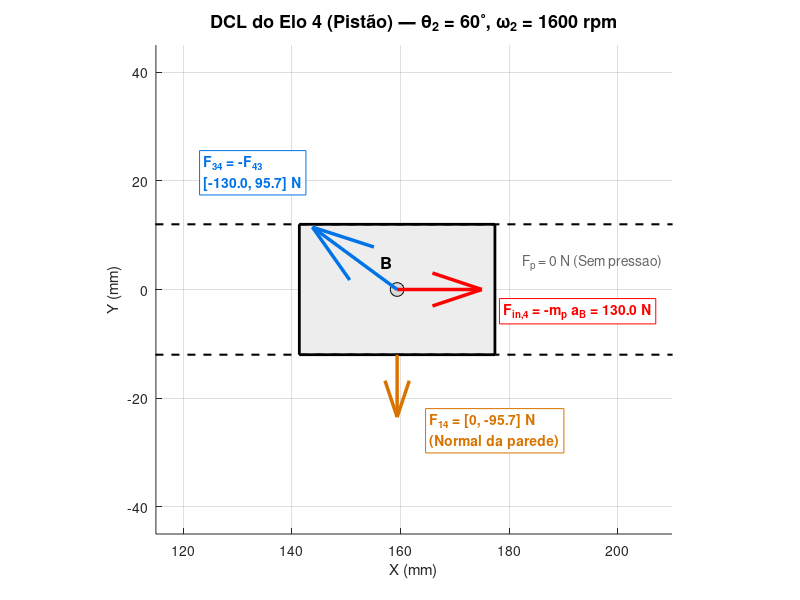
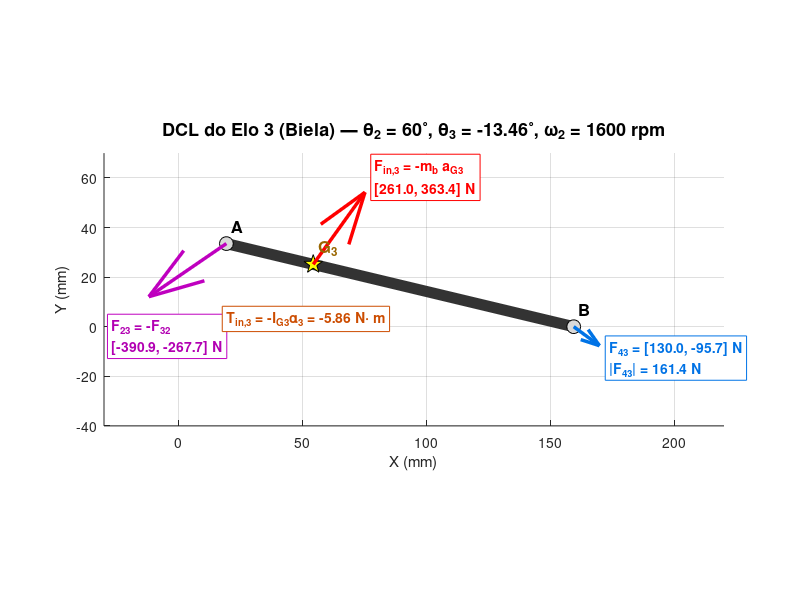
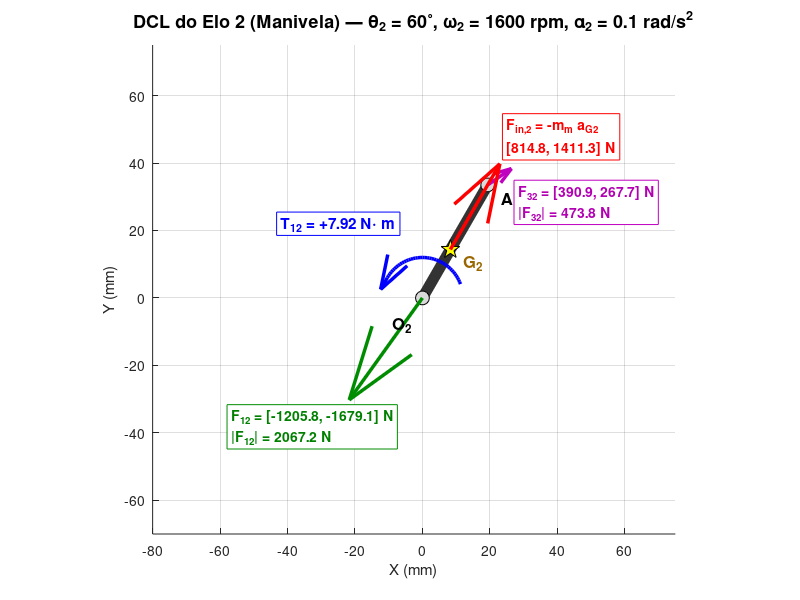
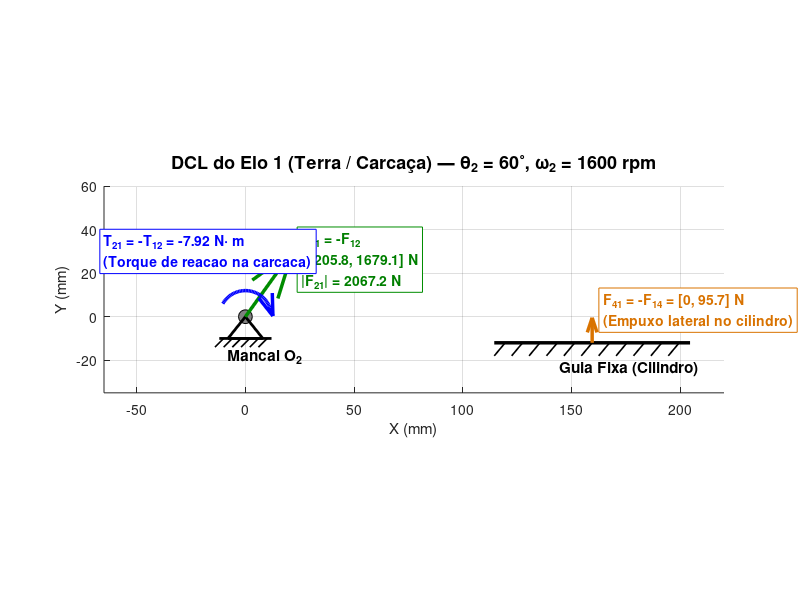

Recreate these plots in MATLAB, in order.
% =========================================================================
% Atividade Extraclasse nº 6 - Diagramas de Corpo Livre (DCL) dos Elos
% Dinâmica de Mecanismos - Norton (2010)
% Aluno: Guilherme Paiva Crispim Abalém | Prof. Sigeo Kitatani Jr.
% =========================================================================
clear; close all; clc;

% Diretório para salvar imagens
[script_dir, ~, ~] = fileparts(mfilename('fullpath'));
assets_dir = fullfile(script_dir, 'assets');
if ~exist(assets_dir, 'dir')
    mkdir(assets_dir);
end

% -------------------------------------------------------------------------
% 1. Parâmetros do Mecanismo
% -------------------------------------------------------------------------
C = 77.4e-3;            % Curso total [m]
a = C / 2;              % Raio da manivela [m] (38.7 mm)
b = 144e-3;             % Comprimento da biela [m] (144.0 mm)
lambda = a / b;

mm = 3.5;               % Massa da manivela [kg]
mb = 0.515;             % Massa da biela [kg]
mp = 0.327;             % Massa do pistão [kg]

IG2 = (1/12) * mm * a^2;
IG3 = (1/12) * mb * b^2;

% Condição (a): w = 1600 rpm, alpha = 0.1 rad/s^2, theta2 = 60°
theta2_deg = 60;
theta2 = deg2rad(theta2_deg);
w2 = 1600 * (2*pi/60);
alpha2 = 0.1;

% -------------------------------------------------------------------------
% 2. Cinemática em theta2 = 60°
% -------------------------------------------------------------------------
sin_t3 = -lambda * sin(theta2);
theta3 = asin(sin_t3);
cos_t3 = cos(theta3);
theta3_deg = rad2deg(theta3);

w3 = -(a * cos(theta2) / (b * cos_t3)) * w2;
vB = -a * w2 * sin(theta2) - b * w3 * sin_t3;

b_acc_y = -a * alpha2 * cos(theta2) + a * (w2^2) * sin(theta2) + b * (w3^2) * sin_t3;
alpha3 = b_acc_y / (b * cos_t3);
aB = -a * alpha2 * sin(theta2) - a * (w2^2) * cos(theta2) - b * alpha3 * sin_t3 - b * (w3^2) * cos_t3;

% Posições físicas [m]
O2 = [0, 0];
A  = [a * cos(theta2), a * sin(theta2)];
G2 = (3/7) * A;
B  = [A(1) + b * cos(theta3), 0];
G3 = A + (1/4) * (B - A);

% Acelerações lineares dos centros de massa [m/s^2]
aAx = -a * (alpha2 * sin(theta2) + (w2^2) * cos(theta2));
aAy =  a * (alpha2 * cos(theta2) - (w2^2) * sin(theta2));

aG2x = (3/7) * aAx;
aG2y = (3/7) * aAy;

aG3x = aAx - (1/4) * b * (alpha3 * sin_t3 + (w3^2) * cos_t3);
aG3y = aAy + (1/4) * b * (alpha3 * cos_t3 - (w3^2) * sin_t3);

% -------------------------------------------------------------------------
% 3. Matriz Dinâmica de Norton 8x8 (Condição a)
% -------------------------------------------------------------------------
A_mat = zeros(8, 8);
B_vec = zeros(8, 1);

% Elo 2:
A_mat(1, 1) = 1; A_mat(1, 3) = 1; B_vec(1) = mm * aG2x;
A_mat(2, 2) = 1; A_mat(2, 4) = 1; B_vec(2) = mm * aG2y;

R12x = -(3/7) * a * cos(theta2); R12y = -(3/7) * a * sin(theta2);
R32x =  (4/7) * a * cos(theta2); R32y =  (4/7) * a * sin(theta2);

A_mat(3, 1) = -R12y; A_mat(3, 2) = R12x;
A_mat(3, 3) = -R32y; A_mat(3, 4) = R32x;
A_mat(3, 8) = 1;
B_vec(3) = IG2 * alpha2;

% Elo 3:
A_mat(4, 3) = -1; A_mat(4, 5) = 1; B_vec(4) = mb * aG3x;
A_mat(5, 4) = -1; A_mat(5, 6) = 1; B_vec(5) = mb * aG3y;

R23x = -(1/4) * b * cos_t3; R23y = -(1/4) * b * sin_t3;
R43x =  (3/4) * b * cos_t3; R43y =  (3/4) * b * sin_t3;

A_mat(6, 3) = R23y;  A_mat(6, 4) = -R23x;
A_mat(6, 5) = -R43y; A_mat(6, 6) = R43x;
B_vec(6) = IG3 * alpha3;

% Elo 4:
A_mat(7, 5) = -1; B_vec(7) = mp * aB;
A_mat(8, 6) = -1; A_mat(8, 7) = 1; B_vec(8) = 0;

sol = A_mat \ B_vec;

F12 = [sol(1), sol(2)];
F32 = [sol(3), sol(4)];
F23 = -F32;
F43 = [sol(5), sol(6)];
F34 = -F43;
F14 = [0, sol(7)];
T12 = sol(8);

Fin2 = -mm * [aG2x, aG2y];
Fin3 = -mb * [aG3x, aG3y];
Fin4 = -mp * [aB, 0];
Tin3 = -IG3 * alpha3;

% -------------------------------------------------------------------------
% 4. DCL ELO 4 (Pistão - Subseção 4.1)
% -------------------------------------------------------------------------
fig_dcl4 = figure('Visible', 'off', 'Position', [100, 100, 950, 750]);
hold on; grid on; axis equal;

s4 = 0.12; % mm/N

% Bloco do Pistão
w_p = 36; h_p = 24; % [mm]
rectangle('Position', [B(1)*1e3 - w_p/2, -h_p/2, w_p, h_p], 'FaceColor', [0.93 0.93 0.93], 'EdgeColor', 'k', 'LineWidth', 2);
plot(B(1)*1e3, B(2)*1e3, 'ko', 'MarkerSize', 10, 'MarkerFaceColor', [0.85, 0.85, 0.85]);

% Linhas da Guia do Cilindro (Parede)
plot([B(1)*1e3 - 55, B(1)*1e3 + 55], [ h_p/2,  h_p/2], 'k--', 'LineWidth', 1.5);
plot([B(1)*1e3 - 55, B(1)*1e3 + 55], [-h_p/2, -h_p/2], 'k--', 'LineWidth', 1.5);

% Vetores de Força
quiver(B(1)*1e3, B(2)*1e3, F34(1)*s4, F34(2)*s4, 0, 'Color', [0, 0.45, 0.9], 'LineWidth', 2.5, 'MaxHeadSize', 0.35);
quiver(B(1)*1e3, -h_p/2,    F14(1)*s4, F14(2)*s4, 0, 'Color', [0.85, 0.45, 0], 'LineWidth', 2.5, 'MaxHeadSize', 0.35);
quiver(B(1)*1e3, B(2)*1e3, Fin4(1)*s4, Fin4(2)*s4, 0, 'Color', 'r', 'LineWidth', 2.5, 'MaxHeadSize', 0.35);

% Textos explicativos
text(B(1)*1e3 - 3, B(2)*1e3 + 5, 'B', 'FontWeight', 'bold', 'FontSize', 12);

text((B(1)*1e3 + F34(1)*s4) - 20, (B(2)*1e3 + F34(2)*s4) + 10, ...
    sprintf('F_{34} = -F_{43}\n[%.1f, %.1f] N', F34(1), F34(2)), ...
    'Color', [0, 0.45, 0.9], 'FontWeight', 'bold', 'FontSize', 10, 'BackgroundColor', 'w', 'EdgeColor', [0, 0.45, 0.9]);

text(B(1)*1e3 + 6, -h_p/2 - 14, ...
    sprintf('F_{14} = [0, %.1f] N\n(Normal da parede)', F14(2)), ...
    'Color', [0.85, 0.45, 0], 'FontWeight', 'bold', 'FontSize', 10, 'BackgroundColor', 'w', 'EdgeColor', [0.85, 0.45, 0]);

text((B(1)*1e3 + Fin4(1)*s4) + 4, B(2)*1e3 - 4, ...
    sprintf('F_{in,4} = -m_p a_B = %.1f N', Fin4(1)), ...
    'Color', 'r', 'FontWeight', 'bold', 'FontSize', 10, 'BackgroundColor', 'w', 'EdgeColor', 'r');

text(B(1)*1e3 + w_p/2 + 5, 5, 'F_p = 0 N (Sem pressao)', 'Color', [0.4 0.4 0.4], 'FontSize', 10);

title(sprintf('DCL do Elo 4 (Pistão) — \\theta_2 = %d^\\circ, \\omega_2 = 1600 rpm', theta2_deg), 'FontSize', 13, 'FontWeight', 'bold');
xlabel('X (mm)'); ylabel('Y (mm)');
xlim([115, 210]); ylim([-45, 45]);
print(fig_dcl4, fullfile(assets_dir, 'dcl_elo4_pistao.png'), '-dpng', '-r300');

% -------------------------------------------------------------------------
% 5. DCL ELO 3 (Biela - Subseção 4.2)
% -------------------------------------------------------------------------
fig_dcl3 = figure('Visible', 'off', 'Position', [100, 100, 950, 750]);
hold on; grid on; axis equal;

s3 = 0.08; % mm/N

% Barra física
plot([A(1), B(1)]*1e3, [A(2), B(2)]*1e3, 'Color', [0.2 0.2 0.2], 'LineWidth', 8);
plot(A(1)*1e3,  A(2)*1e3,  'ko', 'MarkerSize', 10, 'MarkerFaceColor', [0.85, 0.85, 0.85]);
plot(B(1)*1e3,  B(2)*1e3,  'ko', 'MarkerSize', 10, 'MarkerFaceColor', [0.85, 0.85, 0.85]);
plot(G3(1)*1e3, G3(2)*1e3, 'kp', 'MarkerSize', 14, 'MarkerFaceColor', 'y');

% Vetores de Força
quiver(A(1)*1e3,  A(2)*1e3,  F23(1)*s3, F23(2)*s3, 0, 'Color', [0.75, 0, 0.75], 'LineWidth', 2.5, 'MaxHeadSize', 0.35);
quiver(B(1)*1e3,  B(2)*1e3,  F43(1)*s3, F43(2)*s3, 0, 'Color', [0, 0.45, 0.9], 'LineWidth', 2.5, 'MaxHeadSize', 0.35);
quiver(G3(1)*1e3, G3(2)*1e3, Fin3(1)*s3, Fin3(2)*s3, 0, 'Color', 'r', 'LineWidth', 2.5, 'MaxHeadSize', 0.35);

% Textos explicativos
text(A(1)*1e3 + 2,  A(2)*1e3 + 7,  'A',   'FontWeight', 'bold', 'FontSize', 12);
text(B(1)*1e3 + 2,  B(2)*1e3 + 7,  'B',   'FontWeight', 'bold', 'FontSize', 12);
text(G3(1)*1e3 + 2, G3(2)*1e3 + 7, 'G_3', 'FontWeight', 'bold', 'FontSize', 12, 'Color', [0.6 0.4 0]);

text((A(1)*1e3 + F23(1)*s3) - 15, (A(2)*1e3 + F23(2)*s3) - 16, ...
    sprintf('F_{23} = -F_{32}\n[%.1f, %.1f] N', F23(1), F23(2)), ...
    'Color', [0.7, 0, 0.7], 'FontWeight', 'bold', 'FontSize', 10, 'BackgroundColor', 'w', 'EdgeColor', [0.75, 0, 0.75]);

text((B(1)*1e3 + F43(1)*s3) + 4, (B(2)*1e3 + F43(2)*s3) - 5, ...
    sprintf('F_{43} = [%.1f, %.1f] N\n|F_{43}| = %.1f N', F43(1), F43(2), norm(F43)), ...
    'Color', [0, 0.45, 0.9], 'FontWeight', 'bold', 'FontSize', 10, 'BackgroundColor', 'w', 'EdgeColor', [0, 0.45, 0.9]);

text((G3(1)*1e3 + Fin3(1)*s3) + 4, (G3(2)*1e3 + Fin3(2)*s3) + 6, ...
    sprintf('F_{in,3} = -m_b a_{G3}\n[%.1f, %.1f] N', Fin3(1), Fin3(2)), ...
    'Color', 'r', 'FontWeight', 'bold', 'FontSize', 10, 'BackgroundColor', 'w', 'EdgeColor', 'r');

text(G3(1)*1e3 - 35, G3(2)*1e3 - 22, ...
    sprintf('T_{in,3} = -I_{G3}\\alpha_3 = %.2f N\\cdot m', Tin3), ...
    'Color', [0.8, 0.3, 0], 'FontWeight', 'bold', 'FontSize', 10, 'BackgroundColor', 'w', 'EdgeColor', [0.8, 0.3, 0]);

title(sprintf('DCL do Elo 3 (Biela) — \\theta_2 = %d^\\circ, \\theta_3 = %.2f^\\circ, \\omega_2 = 1600 rpm', theta2_deg, theta3_deg), 'FontSize', 13, 'FontWeight', 'bold');
xlabel('X (mm)'); ylabel('Y (mm)');
xlim([-30, 220]); ylim([-40, 70]);
print(fig_dcl3, fullfile(assets_dir, 'dcl_elo3_biela.png'), '-dpng', '-r300');

% -------------------------------------------------------------------------
% 6. DCL ELO 2 (Manivela - Subseção 4.3)
% -------------------------------------------------------------------------
fig_dcl2 = figure('Visible', 'off', 'Position', [100, 100, 950, 750]);
hold on; grid on; axis equal;

s2 = 0.018; % mm/N

% Barra física
plot([O2(1), A(1)]*1e3, [O2(2), A(2)]*1e3, 'Color', [0.2 0.2 0.2], 'LineWidth', 8);
plot(O2(1)*1e3, O2(2)*1e3, 'ko', 'MarkerSize', 10, 'MarkerFaceColor', [0.85, 0.85, 0.85]);
plot(A(1)*1e3,  A(2)*1e3,  'ko', 'MarkerSize', 10, 'MarkerFaceColor', [0.85, 0.85, 0.85]);
plot(G2(1)*1e3, G2(2)*1e3, 'kp', 'MarkerSize', 14, 'MarkerFaceColor', 'y');

% Vetores de Força
quiver(O2(1)*1e3, O2(2)*1e3, F12(1)*s2, F12(2)*s2, 0, 'Color', [0, 0.55, 0], 'LineWidth', 2.5, 'MaxHeadSize', 0.35);
quiver(A(1)*1e3,  A(2)*1e3,  F32(1)*s2, F32(2)*s2, 0, 'Color', [0.75, 0, 0.75], 'LineWidth', 2.5, 'MaxHeadSize', 0.35);
quiver(G2(1)*1e3, G2(2)*1e3, Fin2(1)*s2, Fin2(2)*s2, 0, 'Color', 'r', 'LineWidth', 2.5, 'MaxHeadSize', 0.35);

% Seta de Torque T12 em O2 (arco anti-horário)
th_arc = linspace(deg2rad(20), deg2rad(150), 40);
r_arc = 12;
x_arc = r_arc * cos(th_arc);
y_arc = r_arc * sin(th_arc);
plot(x_arc, y_arc, 'b-', 'LineWidth', 2.5);
quiver(x_arc(end), y_arc(end), -sin(th_arc(end))*4, cos(th_arc(end))*4, 0, 'Color', 'b', 'LineWidth', 2.5, 'MaxHeadSize', 1.5);

% Textos explicativos com fundo branco
text(O2(1)*1e3 - 9, O2(2)*1e3 - 8, 'O_2', 'FontWeight', 'bold', 'FontSize', 12);
text(A(1)*1e3 + 4,  A(2)*1e3 - 4,  'A',   'FontWeight', 'bold', 'FontSize', 12);
text(G2(1)*1e3 + 4, G2(2)*1e3 - 4, 'G_2', 'FontWeight', 'bold', 'FontSize', 12, 'Color', [0.6 0.4 0]);

text((O2(1)*1e3 + F12(1)*s2) - 35, (O2(2)*1e3 + F12(2)*s2) - 8, ...
    sprintf('F_{12} = [%.1f, %.1f] N\n|F_{12}| = %.1f N', F12(1), F12(2), norm(F12)), ...
    'Color', [0, 0.5, 0], 'FontWeight', 'bold', 'FontSize', 10, 'BackgroundColor', 'w', 'EdgeColor', [0, 0.55, 0]);

text((A(1)*1e3 + F32(1)*s2) + 2, (A(2)*1e3 + F32(2)*s2) - 10, ...
    sprintf('F_{32} = [%.1f, %.1f] N\n|F_{32}| = %.1f N', F32(1), F32(2), norm(F32)), ...
    'Color', [0.7, 0, 0.7], 'FontWeight', 'bold', 'FontSize', 10, 'BackgroundColor', 'w', 'EdgeColor', [0.75, 0, 0.75]);

text((G2(1)*1e3 + Fin2(1)*s2) + 2, (G2(2)*1e3 + Fin2(2)*s2) + 8, ...
    sprintf('F_{in,2} = -m_m a_{G2}\n[%.1f, %.1f] N', Fin2(1), Fin2(2)), ...
    'Color', 'r', 'FontWeight', 'bold', 'FontSize', 10, 'BackgroundColor', 'w', 'EdgeColor', 'r');

text(-42, 22, sprintf('T_{12} = +%.2f N\\cdot m', T12), 'FontSize', 11, 'FontWeight', 'bold', ...
    'Color', 'b', 'BackgroundColor', 'w', 'EdgeColor', 'b');

title(sprintf('DCL do Elo 2 (Manivela) — \\theta_2 = %d^\\circ, \\omega_2 = 1600 rpm, \\alpha_2 = 0.1 rad/s^2', theta2_deg), 'FontSize', 13, 'FontWeight', 'bold');
xlabel('X (mm)'); ylabel('Y (mm)');
xlim([-80, 75]); ylim([-70, 75]);
print(fig_dcl2, fullfile(assets_dir, 'dcl_elo2_manivela.png'), '-dpng', '-r300');

% -------------------------------------------------------------------------
% 7. DCL ELO 1 (Terra / Carcaça - Subseção 4.4)
% -------------------------------------------------------------------------
fig_dcl1 = figure('Visible', 'off', 'Position', [100, 100, 950, 650]);
hold on; grid on; axis equal;

s1 = 0.018; % mm/N

% Reações na Terra (Ação e Reação)
F21 = -F12; % Reação no mancal O2
F41 = -F14; % Reação na parede da guia
T21 = -T12; % Torque de rolagem (shaking torque) na carcaça

% Mancal O2 (Suporte Fixo)
plot(O2(1)*1e3, O2(2)*1e3, 'ko', 'MarkerSize', 10, 'MarkerFaceColor', [0.5 0.5 0.5]);
% Desenhar triângulo de apoio fixo e hachuras
plot([-8, 0, 8, -8], [-10, 0, -10, -10], 'k-', 'LineWidth', 2);
line([-12, 12], [-10, -10], 'Color', 'k', 'LineWidth', 2);
for xh = -10:4:10
    line([xh, xh-4], [-10, -14], 'Color', 'k', 'LineWidth', 1.2);
end

% Guia do Cilindro
plot([B(1)*1e3 - 45, B(1)*1e3 + 45], [-h_p/2, -h_p/2], 'k-', 'LineWidth', 2.5);
for xh = (B(1)*1e3 - 40):8:(B(1)*1e3 + 40)
    line([xh, xh-5], [-h_p/2, -h_p/2 - 6], 'Color', 'k', 'LineWidth', 1.2);
end

% Vetores de Força aplicados na carcaça
quiver(O2(1)*1e3, O2(2)*1e3, F21(1)*s1, F21(2)*s1, 0, 'Color', [0, 0.55, 0], 'LineWidth', 2.5, 'MaxHeadSize', 0.35);
quiver(B(1)*1e3, -h_p/2,     F41(1)*0.12, F41(2)*0.12, 0, 'Color', [0.85, 0.45, 0], 'LineWidth', 2.5, 'MaxHeadSize', 0.35);

% Torque de reação T21 no mancal (sentido horário)
th_arc1 = linspace(deg2rad(150), deg2rad(20), 40);
x_arc1 = r_arc * cos(th_arc1);
y_arc1 = r_arc * sin(th_arc1);
plot(x_arc1, y_arc1, 'b-', 'LineWidth', 2.5);
quiver(x_arc1(end), y_arc1(end), sin(th_arc1(end))*4, -cos(th_arc1(end))*4, 0, 'Color', 'b', 'LineWidth', 2.5, 'MaxHeadSize', 1.5);

% Textos explicativos
text(O2(1)*1e3 - 8, O2(2)*1e3 - 18, 'Mancal O_2', 'FontWeight', 'bold', 'FontSize', 11);
text(B(1)*1e3 - 15, -h_p/2 - 12, 'Guia Fixa (Cilindro)', 'FontWeight', 'bold', 'FontSize', 11);

text((O2(1)*1e3 + F21(1)*s1) + 4, (O2(2)*1e3 + F21(2)*s1) - 4, ...
    sprintf('F_{21} = -F_{12}\n[%.1f, %.1f] N\n|F_{21}| = %.1f N', F21(1), F21(2), norm(F21)), ...
    'Color', [0, 0.5, 0], 'FontWeight', 'bold', 'FontSize', 10, 'BackgroundColor', 'w', 'EdgeColor', [0, 0.55, 0]);

text(B(1)*1e3 + 5, -h_p/2 + 15, ...
    sprintf('F_{41} = -F_{14} = [0, %.1f] N\n(Empuxo lateral no cilindro)', F41(2)), ...
    'Color', [0.85, 0.45, 0], 'FontWeight', 'bold', 'FontSize', 10, 'BackgroundColor', 'w', 'EdgeColor', [0.85, 0.45, 0]);

text(-65, 30, sprintf('T_{21} = -T_{12} = -%.2f N\\cdot m\n(Torque de reacao na carcaca)', T12), ...
    'FontSize', 10, 'FontWeight', 'bold', 'Color', 'b', 'BackgroundColor', 'w', 'EdgeColor', 'b');

title(sprintf('DCL do Elo 1 (Terra / Carcaça) — \\theta_2 = %d^\\circ, \\omega_2 = 1600 rpm', theta2_deg), 'FontSize', 13, 'FontWeight', 'bold');
xlabel('X (mm)'); ylabel('Y (mm)');
xlim([-65, 220]); ylim([-35, 60]);
print(fig_dcl1, fullfile(assets_dir, 'dcl_elo1_terra.png'), '-dpng', '-r300');

% -------------------------------------------------------------------------
% 8. MECANISMO COMPLETO COM FORÇAS (Item a)
% -------------------------------------------------------------------------
fig_mec = figure('Visible', 'off', 'Position', [100, 100, 1000, 650]);
hold on; grid on; axis equal;

sm = 0.015; % mm/N

plot([O2(1), A(1)]*1e3, [O2(2), A(2)]*1e3, 'b-', 'LineWidth', 5);
plot([A(1), B(1)]*1e3,  [A(2), B(2)]*1e3,  'Color', [0.85 0.3 0], 'LineWidth', 4);
rectangle('Position', [B(1)*1e3 - 16, -11, 32, 22], 'FaceColor', [0.88 0.88 0.88], 'EdgeColor', 'k', 'LineWidth', 1.5);
plot(O2(1)*1e3, O2(2)*1e3, 'ko', 'MarkerFaceColor', 'k', 'MarkerSize', 8);
plot(A(1)*1e3,  A(2)*1e3,  'ko', 'MarkerFaceColor', 'w', 'MarkerSize', 8);
plot(B(1)*1e3,  B(2)*1e3,  'ko', 'MarkerFaceColor', 'w', 'MarkerSize', 8);
plot(G2(1)*1e3, G2(2)*1e3, 'kp', 'MarkerFaceColor', 'y', 'MarkerSize', 11);
plot(G3(1)*1e3, G3(2)*1e3, 'kp', 'MarkerFaceColor', 'y', 'MarkerSize', 11);

h1 = quiver(O2(1)*1e3, O2(2)*1e3, F12(1)*sm, F12(2)*sm, 0, 'Color', [0, 0.55, 0], 'LineWidth', 2.2, 'MaxHeadSize', 0.35);
h2 = quiver(A(1)*1e3,  A(2)*1e3,  F32(1)*sm, F32(2)*sm, 0, 'Color', [0.75, 0, 0.75], 'LineWidth', 2.2, 'MaxHeadSize', 0.35);
h3 = quiver(B(1)*1e3,  B(2)*1e3,  F43(1)*sm, F43(2)*sm, 0, 'Color', [0, 0.45, 0.9], 'LineWidth', 2.2, 'MaxHeadSize', 0.35);
h4 = quiver(B(1)*1e3,  -11,        F14(1)*sm, F14(2)*sm, 0, 'Color', [0.85, 0.45, 0], 'LineWidth', 2.2, 'MaxHeadSize', 0.35);
h5 = quiver(G2(1)*1e3, G2(2)*1e3, Fin2(1)*sm, Fin2(2)*sm, 0, 'Color', 'r', 'LineWidth', 2, 'MaxHeadSize', 0.35);
h6 = quiver(G3(1)*1e3, G3(2)*1e3, Fin3(1)*sm, Fin3(2)*sm, 0, 'Color', 'm', 'LineWidth', 2, 'MaxHeadSize', 0.35);
h7 = quiver(B(1)*1e3,  B(2)*1e3,  Fin4(1)*sm, Fin4(2)*sm, 0, 'Color', 'k', 'LineWidth', 2, 'MaxHeadSize', 0.35);

title(sprintf('Mecanismo Biela-Manivela e Forças Dinâmicas — \\theta_2 = %d^\\circ, \\omega = 1600 rpm', theta2_deg), 'FontSize', 13, 'FontWeight', 'bold');
xlabel('X (mm)'); ylabel('Y (mm)');
legend([h1, h2, h3, h4, h5, h6, h7], ...
    {'F_{12} (Mancal O_2)', 'F_{32} (Pino A)', 'F_{43} (Pino B)', 'F_{14} (Guia)', ...
     'F_{in,2} (Inércia G_2)', 'F_{in,3} (Inércia G_3)', 'F_{in,4} (Inércia Pistão)'}, ...
    'Location', 'northeast');
xlim([-50, 205]); ylim([-55, 65]);
print(fig_mec, fullfile(assets_dir, 'dcl_mecanismo_completo.png'), '-dpng', '-r300');

% -------------------------------------------------------------------------
% 9. ITEM (b): Forças nas Juntas e Forças Inerciais (w = 5000 rpm, alpha = 0)
% -------------------------------------------------------------------------
w2_b = 5000 * (2*pi/60);
alpha2_b = 0;
theta_b_deg = 0:1:360;
Nb = length(theta_b_deg);

F12_b = zeros(Nb, 2);
F32_b = zeros(Nb, 2);
F43_b = zeros(Nb, 2);
F14_b = zeros(Nb, 1);
Fin2_b = zeros(Nb, 2);
Fin3_b = zeros(Nb, 2);
Fin4_b = zeros(Nb, 1);

for k = 1:Nb
    t2 = deg2rad(theta_b_deg(k));
    st3 = -lambda * sin(t2);
    t3 = asin(st3);
    ct3 = cos(t3);
    
    w3_k = -(a * cos(t2) / (b * ct3)) * w2_b;
    b_acc_y_k = -a * alpha2_b * cos(t2) + a * (w2_b^2) * sin(t2) + b * (w3_k^2) * st3;
    a3_k = b_acc_y_k / (b * ct3);
    aB_k = -a * alpha2_b * sin(t2) - a * (w2_b^2) * cos(t2) - b * a3_k * st3 - b * (w3_k^2) * ct3;
    
    aax = -a * (alpha2_b * sin(t2) + (w2_b^2) * cos(t2));
    aay =  a * (alpha2_b * cos(t2) - (w2_b^2) * sin(t2));

    ag2x = (3/7) * aax;
    ag2y = (3/7) * aay;
    
    ag3x = aax - (1/4) * b * (a3_k * st3 + (w3_k^2) * ct3);
    ag3y = aay + (1/4) * b * (a3_k * ct3 - (w3_k^2) * st3);
    
    Fin2_b(k, :) = -mm * [ag2x, ag2y];
    Fin3_b(k, :) = -mb * [ag3x, ag3y];
    Fin4_b(k)    = -mp * aB_k;
    
    A_k = zeros(8, 8);
    B_k = zeros(8, 1);
    
    A_k(1, 1) = 1; A_k(1, 3) = 1; B_k(1) = mm * ag2x;
    A_k(2, 2) = 1; A_k(2, 4) = 1; B_k(2) = mm * ag2y;
    
    r12x = -(3/7)*a*cos(t2); r12y = -(3/7)*a*sin(t2);
    r32x =  (4/7)*a*cos(t2); r32y =  (4/7)*a*sin(t2);
    A_k(3, 1) = -r12y; A_k(3, 2) = r12x;
    A_k(3, 3) = -r32y; A_k(3, 4) = r32x;
    A_k(3, 8) = 1;
    B_k(3) = IG2 * alpha2_b;
    
    A_k(4, 3) = -1; A_k(4, 5) = 1; B_k(4) = mb * ag3x;
    A_k(5, 4) = -1; A_k(5, 6) = 1; B_k(5) = mb * ag3y;
    
    r23x = -(1/4)*b*ct3; r23y = -(1/4)*b*st3;
    r43x =  (3/4)*b*ct3; r43y =  (3/4)*b*st3;
    A_k(6, 3) = r23y;  A_k(6, 4) = -r23x;
    A_k(6, 5) = -r43y; A_k(6, 6) = r43x;
    B_k(6) = IG3 * a3_k;
    
    A_k(7, 5) = -1; B_k(7) = mp * aB_k;
    A_k(8, 6) = -1; A_k(8, 7) = 1; B_k(8) = 0;
    
    sol_k = A_k \ B_k;
    F12_b(k, :) = [sol_k(1), sol_k(2)];
    F32_b(k, :) = [sol_k(3), sol_k(4)];
    F43_b(k, :) = [sol_k(5), sol_k(6)];
    F14_b(k)    = sol_k(7);
end

fig_fj = figure('Visible', 'off', 'Position', [100, 100, 850, 650]);
plot(F12_b(:, 1), F12_b(:, 2), 'b-', 'LineWidth', 2, 'DisplayName', 'F_{12} (Mancal O_2)'); hold on;
plot(F32_b(:, 1), F32_b(:, 2), 'm-', 'LineWidth', 2, 'DisplayName', 'F_{32} (Pino A)');
plot(F43_b(:, 1), F43_b(:, 2), 'r-', 'LineWidth', 2, 'DisplayName', 'F_{43} (Pino B)');
grid on; axis equal;
title('Item (b): Forças nas Juntas (\omega = 5000 rpm, \alpha = 0)', 'FontSize', 12, 'FontWeight', 'bold');
xlabel('Componente F_x (N)'); ylabel('Componente F_y (N)');
legend('Location', 'northeast');
print(fig_fj, fullfile(assets_dir, 'grafico_forcas_juntas_5000rpm.png'), '-dpng', '-r300');

fig_fin = figure('Visible', 'off', 'Position', [100, 100, 850, 650]);
plot(Fin2_b(:, 1), Fin2_b(:, 2), 'b-', 'LineWidth', 2, 'DisplayName', 'F_{in,2} (Manivela - G_2)'); hold on;
plot(Fin3_b(:, 1), Fin3_b(:, 2), 'm-', 'LineWidth', 2, 'DisplayName', 'F_{in,3} (Biela - G_3)');
plot(Fin4_b, zeros(size(Fin4_b)), 'r-', 'LineWidth', 2.5, 'DisplayName', 'F_{in,4} (Pistão - B)');
grid on; axis equal;
title('Item (b): Forças Inerciais nos Centros de Gravidade (\omega = 5000 rpm)', 'FontSize', 12, 'FontWeight', 'bold');
xlabel('F_{in,x} (N)'); ylabel('F_{in,y} (N)');
legend('Location', 'northeast');
print(fig_fin, fullfile(assets_dir, 'grafico_forcas_inerciais_5000rpm.png'), '-dpng', '-r300');

fprintf('Todos os 5 diagramas DCL e os gráficos dinâmicos foram gerados com sucesso!\n');
